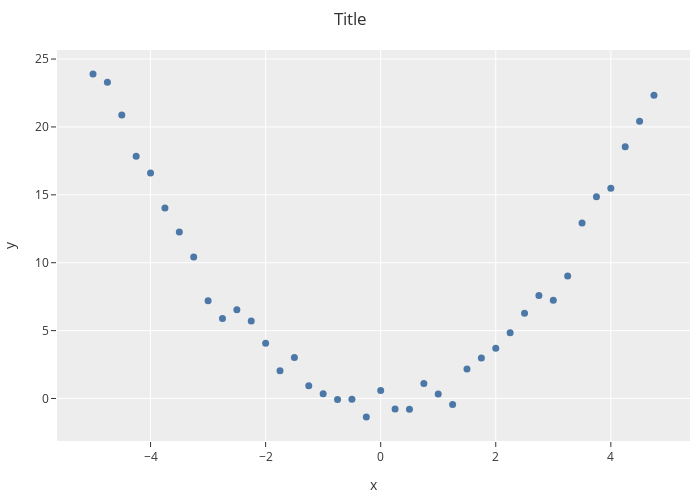

The code cell stored with this chart in its notebook:
### Code cell
fig = go.Figure()

fig.add_trace(go.Scatter(
    x=x,
    y=y,
    mode='markers',
    marker_size=7,
    line_color=palette[0]
))

fig.update_layout(
    title='Title',
    xaxis_title='x',
    yaxis_title='y',
    height=500,
    width=700,
    bargap=0.1,
    showlegend=False,
    template='ggplot2',
    margin=dict(l=10, r=10, b=10, t=50)
)

fig.show()

### Figure 1 — Plotly figure (JSON) as saved in the notebook; plotly's stock layout.template omitted (floating-point values rounded to 4 significant figures)
{"data": [{"line": {"color": "#4C78A8"}, "marker": {"size": 7}, "mode": "markers", "type": "scatter", "x": [-5, -4.75, -4.5, -4.25, -4, -3.75, -3.5, -3.25, -3, -2.75, -2.5, -2.25, -2, -1.75, -1.5, -1.25, -1, -0.75, -0.5, -0.25, 0, 0.25, 0.5, 0.75, 1, 1.25, 1.5, 1.75, 2, 2.25, 2.5, 2.75, 3, 3.25, 3.5, 3.75, 4, 4.25, 4.5, 4.75], "y": [23.91, 23.3, 20.88, 17.84, 16.61, 14.03, 12.27, 10.41, 7.206, 5.889, 6.543, 5.707, 4.074, 2.035, 3.012, 0.9412, 0.3486, -0.07036, -0.06115, -1.37, 0.5819, -0.7698, -0.7971, 1.109, 0.3258, -0.45, 2.166, 2.981, 3.69, 4.832, 6.273, 7.578, 7.227, 9.025, 12.92, 14.87, 15.48, 18.54, 20.41, 22.33]}], "layout": {"bargap": 0.1, "height": 500, "margin": {"b": 10, "l": 10, "r": 10, "t": 50}, "showlegend": false, "title": {"text": "Title"}, "width": 700, "xaxis": {"title": {"text": "x"}}, "yaxis": {"title": {"text": "y"}}}}
